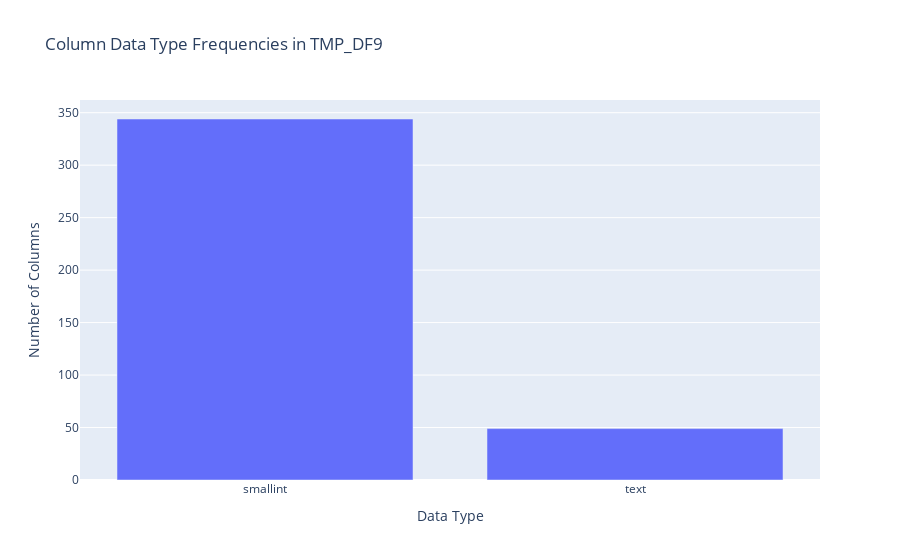

Notebook code cell kept with this figure:
### Markdown cell above
--- 
## 5. Column-Level Analysis
A deep dive into the columns, focusing on data types, data completeness (NULL values), and complexity (cardinality).

### Code cell
display_header("Data Type Distribution")

if column_structure_df is not None:
    type_counts = column_structure_df['data_type'].value_counts().reset_index()
    type_counts.columns = ['data_type', 'count']
    
    # Calculate percentages
    type_counts['percentage'] = (type_counts['count'] / type_counts['count'].sum() * 100).round(2)
    
    # Display comprehensive table
    display(Markdown("**Complete Data Type Distribution**"))
    display(type_counts.style.format({'percentage': '{:.2f}%'}))
    
    # Display summary statistics
    display(Markdown("**Data Type Summary**"))
    summary_stats = pd.DataFrame({
        'Total Columns': [type_counts['count'].sum()],
        'Unique Data Types': [len(type_counts)],
        'Most Common Type': [f"{type_counts.iloc[0]['data_type']} ({type_counts.iloc[0]['count']} columns)"],
        'Least Common Type': [f"{type_counts.iloc[-1]['data_type']} ({type_counts.iloc[-1]['count']} columns)"]
    })
    display(summary_stats)
    
    fig = px.bar(type_counts, x='data_type', y='count', title=f'Column Data Type Frequencies in {DATABASE_NAME}',
                 labels={'count': 'Number of Columns', 'data_type': 'Data Type'})
    fig.show()
else:
    print("No column structure data available.")

### Figure 1 — Plotly figure (JSON) as saved in the notebook; plotly's stock layout.template omitted (floating-point values rounded to 4 significant figures)
{"data": [{"hovertemplate": "Data Type=%{x}<br>Number of Columns=%{y}<extra></extra>", "legendgroup": "", "marker": {"color": "#636efa", "pattern": {"shape": ""}}, "name": "", "orientation": "v", "showlegend": false, "textposition": "auto", "type": "bar", "x": ["smallint", "text"], "xaxis": "x", "y": [344, 49], "yaxis": "y"}], "layout": {"barmode": "relative", "legend": {"tracegroupgap": 0}, "title": {"text": "Column Data Type Frequencies in TMP_DF9"}, "xaxis": {"anchor": "y", "domain": [0, 1], "title": {"text": "Data Type"}}, "yaxis": {"anchor": "x", "domain": [0, 1], "title": {"text": "Number of Columns"}}}}
